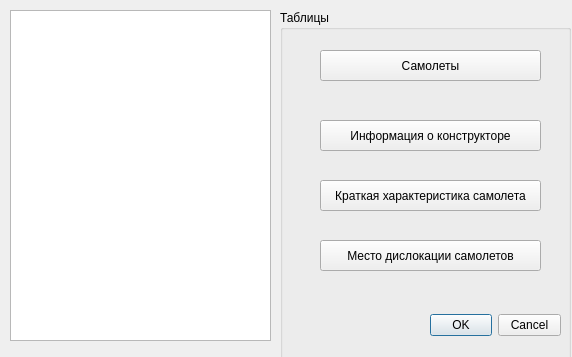
<?xml version="1.0" encoding="UTF-8"?>
<ui version="4.0">
 <class>Dialog</class>
 <widget class="QDialog" name="Dialog">
  <property name="geometry">
   <rect>
    <x>0</x>
    <y>0</y>
    <width>572</width>
    <height>357</height>
   </rect>
  </property>
  <property name="windowTitle">
   <string>Dialog</string>
  </property>
  <widget class="QTableView" name="tableView">
   <property name="geometry">
    <rect>
     <x>10</x>
     <y>10</y>
     <width>261</width>
     <height>331</height>
    </rect>
   </property>
  </widget>
  <widget class="QPushButton" name="pushButton">
   <property name="geometry">
    <rect>
     <x>320</x>
     <y>120</y>
     <width>221</width>
     <height>31</height>
    </rect>
   </property>
   <property name="text">
    <string>Информация о конструкторе</string>
   </property>
  </widget>
  <widget class="QPushButton" name="pushButton_2">
   <property name="geometry">
    <rect>
     <x>320</x>
     <y>180</y>
     <width>221</width>
     <height>31</height>
    </rect>
   </property>
   <property name="text">
    <string>Краткая характеристика самолета</string>
   </property>
  </widget>
  <widget class="QPushButton" name="pushButton_3">
   <property name="geometry">
    <rect>
     <x>320</x>
     <y>240</y>
     <width>221</width>
     <height>31</height>
    </rect>
   </property>
   <property name="text">
    <string>Место дислокации самолетов</string>
   </property>
  </widget>
  <widget class="QPushButton" name="pushButton_4">
   <property name="geometry">
    <rect>
     <x>320</x>
     <y>50</y>
     <width>221</width>
     <height>31</height>
    </rect>
   </property>
   <property name="text">
    <string>Самолеты</string>
   </property>
  </widget>
  <widget class="QGroupBox" name="groupBox">
   <property name="geometry">
    <rect>
     <x>280</x>
     <y>10</y>
     <width>291</width>
     <height>351</height>
    </rect>
   </property>
   <property name="title">
    <string>Таблицы</string>
   </property>
   <widget class="QDialogButtonBox" name="buttonBox">
    <property name="geometry">
     <rect>
      <x>150</x>
      <y>300</y>
      <width>131</width>
      <height>31</height>
     </rect>
    </property>
    <property name="orientation">
     <enum>Qt::Horizontal</enum>
    </property>
    <property name="standardButtons">
     <set>QDialogButtonBox::Cancel|QDialogButtonBox::Ok</set>
    </property>
   </widget>
  </widget>
  <zorder>groupBox</zorder>
  <zorder>tableView</zorder>
  <zorder>pushButton</zorder>
  <zorder>pushButton_2</zorder>
  <zorder>pushButton_3</zorder>
  <zorder>pushButton_4</zorder>
 </widget>
 <resources/>
 <connections>
  <connection>
   <sender>buttonBox</sender>
   <signal>accepted()</signal>
   <receiver>Dialog</receiver>
   <slot>accept()</slot>
   <hints>
    <hint type="sourcelabel">
     <x>248</x>
     <y>254</y>
    </hint>
    <hint type="destinationlabel">
     <x>157</x>
     <y>274</y>
    </hint>
   </hints>
  </connection>
  <connection>
   <sender>buttonBox</sender>
   <signal>rejected()</signal>
   <receiver>Dialog</receiver>
   <slot>reject()</slot>
   <hints>
    <hint type="sourcelabel">
     <x>316</x>
     <y>260</y>
    </hint>
    <hint type="destinationlabel">
     <x>286</x>
     <y>274</y>
    </hint>
   </hints>
  </connection>
 </connections>
</ui>
